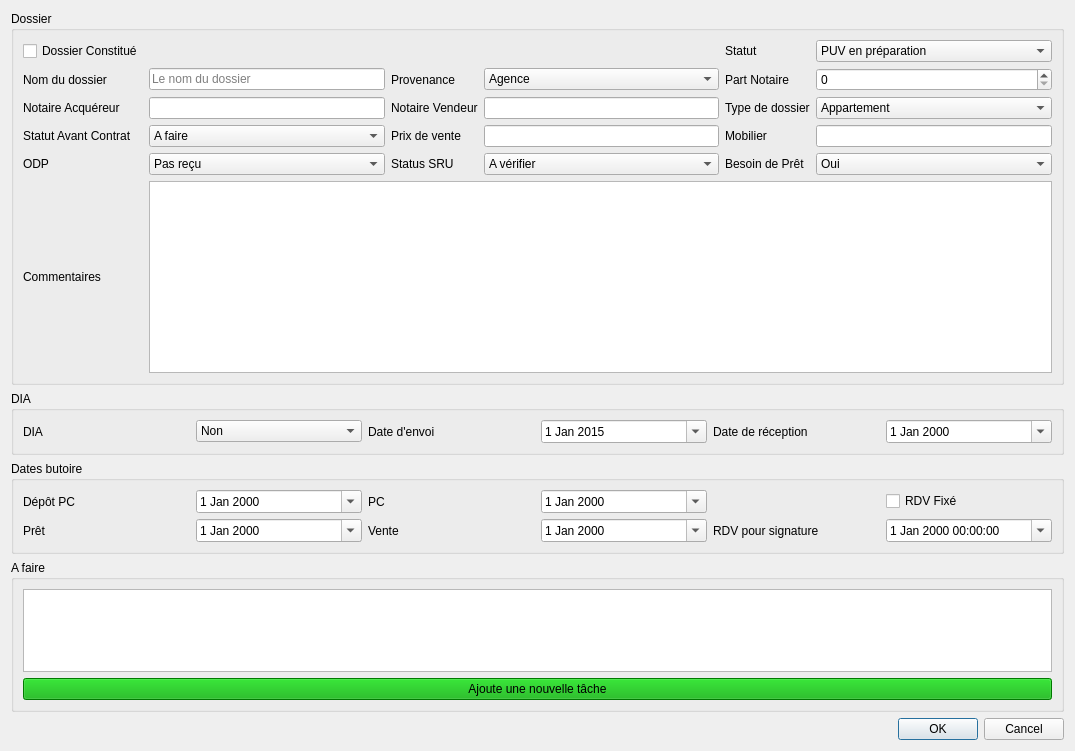
<?xml version="1.0" encoding="UTF-8"?>
<ui version="4.0">
 <class>Dialog</class>
 <widget class="QDialog" name="Dialog">
  <property name="windowModality">
   <enum>Qt::WindowModal</enum>
  </property>
  <property name="geometry">
   <rect>
    <x>0</x>
    <y>0</y>
    <width>1075</width>
    <height>751</height>
   </rect>
  </property>
  <property name="windowTitle">
   <string>Dossier</string>
  </property>
  <layout class="QVBoxLayout" name="verticalLayout_2">
   <item>
    <widget class="QGroupBox" name="groupBox_4">
     <property name="sizePolicy">
      <sizepolicy hsizetype="Preferred" vsizetype="Expanding">
       <horstretch>0</horstretch>
       <verstretch>0</verstretch>
      </sizepolicy>
     </property>
     <property name="title">
      <string>Dossier</string>
     </property>
     <layout class="QGridLayout" name="gridLayout_4">
      <item row="5" column="0">
       <widget class="QLabel" name="label_16">
        <property name="text">
         <string>ODP</string>
        </property>
       </widget>
      </item>
      <item row="1" column="0">
       <widget class="QLabel" name="label">
        <property name="text">
         <string>Nom du dossier</string>
        </property>
       </widget>
      </item>
      <item row="1" column="1">
       <widget class="QLineEdit" name="namedossier">
        <property name="inputMask">
         <string/>
        </property>
        <property name="placeholderText">
         <string>Le nom du dossier</string>
        </property>
       </widget>
      </item>
      <item row="1" column="2">
       <widget class="QLabel" name="label_7">
        <property name="text">
         <string>Provenance</string>
        </property>
       </widget>
      </item>
      <item row="1" column="3">
       <widget class="QComboBox" name="provanceDrop">
        <item>
         <property name="text">
          <string>Agence</string>
         </property>
        </item>
        <item>
         <property name="text">
          <string>Autre</string>
         </property>
        </item>
       </widget>
      </item>
      <item row="5" column="2">
       <widget class="QLabel" name="label_10">
        <property name="text">
         <string>Status SRU</string>
        </property>
       </widget>
      </item>
      <item row="5" column="4">
       <widget class="QLabel" name="label_6">
        <property name="text">
         <string>Besoin de Prêt</string>
        </property>
       </widget>
      </item>
      <item row="5" column="5">
       <widget class="QComboBox" name="besoinpret">
        <item>
         <property name="text">
          <string>Oui</string>
         </property>
        </item>
        <item>
         <property name="text">
          <string>Non</string>
         </property>
        </item>
        <item>
         <property name="text">
          <string>Je ne sais pas</string>
         </property>
        </item>
       </widget>
      </item>
      <item row="5" column="3">
       <widget class="QComboBox" name="statusSRU">
        <item>
         <property name="text">
          <string>A vérifier</string>
         </property>
        </item>
        <item>
         <property name="text">
          <string>OK</string>
         </property>
        </item>
        <item>
         <property name="text">
          <string>En cours</string>
         </property>
        </item>
       </widget>
      </item>
      <item row="2" column="3">
       <widget class="QLineEdit" name="NotaireVendeur"/>
      </item>
      <item row="4" column="4">
       <widget class="QLabel" name="label_9">
        <property name="text">
         <string>Mobilier</string>
        </property>
       </widget>
      </item>
      <item row="2" column="0">
       <widget class="QLabel" name="label_5">
        <property name="text">
         <string>Notaire Acquéreur</string>
        </property>
       </widget>
      </item>
      <item row="2" column="5">
       <widget class="QComboBox" name="typeDossierCombo">
        <item>
         <property name="text">
          <string>Appartement</string>
         </property>
        </item>
        <item>
         <property name="text">
          <string>Terrain à batir(TAB)</string>
         </property>
        </item>
        <item>
         <property name="text">
          <string>Maison</string>
         </property>
        </item>
        <item>
         <property name="text">
          <string>Lotissement</string>
         </property>
        </item>
        <item>
         <property name="text">
          <string>Garage</string>
         </property>
        </item>
        <item>
         <property name="text">
          <string>VEFA</string>
         </property>
        </item>
        <item>
         <property name="text">
          <string>SCI</string>
         </property>
        </item>
        <item>
         <property name="text">
          <string>Parcelle</string>
         </property>
        </item>
        <item>
         <property name="text">
          <string>Terrain</string>
         </property>
        </item>
       </widget>
      </item>
      <item row="2" column="1">
       <widget class="QLineEdit" name="Notac"/>
      </item>
      <item row="2" column="4">
       <widget class="QLabel" name="label_2">
        <property name="text">
         <string>Type de dossier</string>
        </property>
       </widget>
      </item>
      <item row="2" column="2">
       <widget class="QLabel" name="label_4">
        <property name="text">
         <string>Notaire Vendeur</string>
        </property>
       </widget>
      </item>
      <item row="4" column="0">
       <widget class="QLabel" name="statusAvantContrat">
        <property name="text">
         <string>Statut Avant Contrat</string>
        </property>
       </widget>
      </item>
      <item row="5" column="1">
       <widget class="QComboBox" name="statusODP">
        <item>
         <property name="text">
          <string>Pas reçu</string>
         </property>
        </item>
        <item>
         <property name="text">
          <string>Reçu</string>
         </property>
        </item>
        <item>
         <property name="text">
          <string>Pas de prêt</string>
         </property>
        </item>
       </widget>
      </item>
      <item row="4" column="1">
       <widget class="QComboBox" name="statusAvantContratComb">
        <item>
         <property name="text">
          <string>A faire</string>
         </property>
        </item>
        <item>
         <property name="text">
          <string>En cours</string>
         </property>
        </item>
        <item>
         <property name="text">
          <string>En cours - Agence</string>
         </property>
        </item>
        <item>
         <property name="text">
          <string>OK</string>
         </property>
        </item>
        <item>
         <property name="text">
          <string>OK - Agence</string>
         </property>
        </item>
       </widget>
      </item>
      <item row="4" column="2">
       <widget class="QLabel" name="label_8">
        <property name="text">
         <string>Prix de vente</string>
        </property>
       </widget>
      </item>
      <item row="4" column="3">
       <widget class="QLineEdit" name="prixVente"/>
      </item>
      <item row="4" column="5">
       <widget class="QLineEdit" name="valeurMobilier"/>
      </item>
      <item row="6" column="0">
       <widget class="QLabel" name="label_20">
        <property name="text">
         <string>Commentaires</string>
        </property>
       </widget>
      </item>
      <item row="6" column="1" colspan="5">
       <widget class="QTextEdit" name="commentsDossier">
        <property name="sizePolicy">
         <sizepolicy hsizetype="Expanding" vsizetype="Minimum">
          <horstretch>0</horstretch>
          <verstretch>0</verstretch>
         </sizepolicy>
        </property>
       </widget>
      </item>
      <item row="0" column="0">
       <widget class="QCheckBox" name="checkboxDossierRdy">
        <property name="text">
         <string>Dossier Constitué</string>
        </property>
       </widget>
      </item>
      <item row="0" column="5">
       <widget class="QComboBox" name="combostatusdossier">
        <item>
         <property name="text">
          <string>PUV en préparation</string>
         </property>
        </item>
        <item>
         <property name="text">
          <string>SRU à traiter</string>
         </property>
        </item>
        <item>
         <property name="text">
          <string>Dossier à constituer</string>
         </property>
        </item>
        <item>
         <property name="text">
          <string>En Attente ODP</string>
         </property>
        </item>
        <item>
         <property name="text">
          <string>RDV à fixer</string>
         </property>
        </item>
        <item>
         <property name="text">
          <string>Vente à rédiger</string>
         </property>
        </item>
        <item>
         <property name="text">
          <string>Sign Compro en cours</string>
         </property>
        </item>
        <item>
         <property name="text">
          <string>Clos</string>
         </property>
        </item>
       </widget>
      </item>
      <item row="0" column="4">
       <widget class="QLabel" name="label_3">
        <property name="text">
         <string>Statut</string>
        </property>
       </widget>
      </item>
      <item row="1" column="4">
       <widget class="QLabel" name="label_21">
        <property name="text">
         <string>Part Notaire</string>
        </property>
       </widget>
      </item>
      <item row="1" column="5">
       <widget class="QSpinBox" name="partNotaire"/>
      </item>
     </layout>
    </widget>
   </item>
   <item>
    <widget class="QGroupBox" name="groupBox_2">
     <property name="sizePolicy">
      <sizepolicy hsizetype="Expanding" vsizetype="Minimum">
       <horstretch>0</horstretch>
       <verstretch>0</verstretch>
      </sizepolicy>
     </property>
     <property name="title">
      <string>DIA</string>
     </property>
     <layout class="QGridLayout" name="gridLayout_3">
      <item row="0" column="4">
       <widget class="QLabel" name="dateenvoilab">
        <property name="text">
         <string>Date d'envoi</string>
        </property>
       </widget>
      </item>
      <item row="0" column="2">
       <widget class="QLabel" name="label_11">
        <property name="text">
         <string>DIA</string>
        </property>
       </widget>
      </item>
      <item row="0" column="6">
       <widget class="QLabel" name="daterecepDIALab">
        <property name="text">
         <string>Date de réception</string>
        </property>
       </widget>
      </item>
      <item row="0" column="7">
       <widget class="QDateEdit" name="daterecDia">
        <property name="calendarPopup">
         <bool>true</bool>
        </property>
       </widget>
      </item>
      <item row="0" column="3">
       <widget class="QComboBox" name="statusDia">
        <item>
         <property name="text">
          <string>Non</string>
         </property>
        </item>
        <item>
         <property name="text">
          <string>Envoyé</string>
         </property>
        </item>
        <item>
         <property name="text">
          <string>Oui</string>
         </property>
        </item>
       </widget>
      </item>
      <item row="0" column="5">
       <widget class="QDateEdit" name="datesendDIA">
        <property name="dateTime">
         <datetime>
          <hour>0</hour>
          <minute>0</minute>
          <second>0</second>
          <year>2015</year>
          <month>1</month>
          <day>1</day>
         </datetime>
        </property>
        <property name="calendarPopup">
         <bool>true</bool>
        </property>
       </widget>
      </item>
     </layout>
    </widget>
   </item>
   <item>
    <widget class="QGroupBox" name="groupBox">
     <property name="sizePolicy">
      <sizepolicy hsizetype="Expanding" vsizetype="Fixed">
       <horstretch>0</horstretch>
       <verstretch>0</verstretch>
      </sizepolicy>
     </property>
     <property name="title">
      <string>Dates butoire</string>
     </property>
     <layout class="QGridLayout" name="gridLayout_2">
      <item row="1" column="0">
       <widget class="QLabel" name="label_14">
        <property name="text">
         <string>Prêt</string>
        </property>
       </widget>
      </item>
      <item row="1" column="1">
       <widget class="QDateEdit" name="dateEdit_3">
        <property name="calendarPopup">
         <bool>true</bool>
        </property>
       </widget>
      </item>
      <item row="1" column="2">
       <widget class="QLabel" name="label_15">
        <property name="text">
         <string>Vente</string>
        </property>
       </widget>
      </item>
      <item row="1" column="3">
       <widget class="QDateEdit" name="dateEdit_4">
        <property name="calendarPopup">
         <bool>true</bool>
        </property>
       </widget>
      </item>
      <item row="1" column="4">
       <widget class="QLabel" name="rdvsignlab">
        <property name="text">
         <string>RDV pour signature</string>
        </property>
       </widget>
      </item>
      <item row="1" column="5">
       <widget class="QDateTimeEdit" name="dateRDV">
        <property name="calendarPopup">
         <bool>true</bool>
        </property>
       </widget>
      </item>
      <item row="0" column="0">
       <widget class="QLabel" name="label_18">
        <property name="text">
         <string>Dépôt PC</string>
        </property>
       </widget>
      </item>
      <item row="0" column="1">
       <widget class="QDateEdit" name="dateEdit_5">
        <property name="calendarPopup">
         <bool>true</bool>
        </property>
       </widget>
      </item>
      <item row="0" column="2">
       <widget class="QLabel" name="label_19">
        <property name="text">
         <string>PC</string>
        </property>
       </widget>
      </item>
      <item row="0" column="3">
       <widget class="QDateEdit" name="dateEdit_6">
        <property name="calendarPopup">
         <bool>true</bool>
        </property>
       </widget>
      </item>
      <item row="0" column="5">
       <widget class="QCheckBox" name="RDVFixe">
        <property name="text">
         <string>RDV Fixé</string>
        </property>
       </widget>
      </item>
     </layout>
    </widget>
   </item>
   <item>
    <widget class="QGroupBox" name="groupBox_3">
     <property name="title">
      <string>A faire</string>
     </property>
     <layout class="QVBoxLayout" name="verticalLayout">
      <item>
       <widget class="QTableView" name="viewtododossier"/>
      </item>
      <item>
       <widget class="QPushButton" name="addNewTaskButton">
        <property name="styleSheet">
         <string notr="true">background-color: rgb(0, 170, 0);</string>
        </property>
        <property name="text">
         <string>Ajoute une nouvelle tâche</string>
        </property>
       </widget>
      </item>
     </layout>
    </widget>
   </item>
   <item>
    <widget class="QDialogButtonBox" name="validatedossier">
     <property name="orientation">
      <enum>Qt::Horizontal</enum>
     </property>
     <property name="standardButtons">
      <set>QDialogButtonBox::Cancel|QDialogButtonBox::Ok</set>
     </property>
    </widget>
   </item>
  </layout>
 </widget>
 <resources/>
 <connections>
  <connection>
   <sender>validatedossier</sender>
   <signal>accepted()</signal>
   <receiver>Dialog</receiver>
   <slot>accept()</slot>
   <hints>
    <hint type="sourcelabel">
     <x>248</x>
     <y>254</y>
    </hint>
    <hint type="destinationlabel">
     <x>157</x>
     <y>274</y>
    </hint>
   </hints>
  </connection>
  <connection>
   <sender>validatedossier</sender>
   <signal>rejected()</signal>
   <receiver>Dialog</receiver>
   <slot>reject()</slot>
   <hints>
    <hint type="sourcelabel">
     <x>316</x>
     <y>260</y>
    </hint>
    <hint type="destinationlabel">
     <x>286</x>
     <y>274</y>
    </hint>
   </hints>
  </connection>
 </connections>
</ui>
